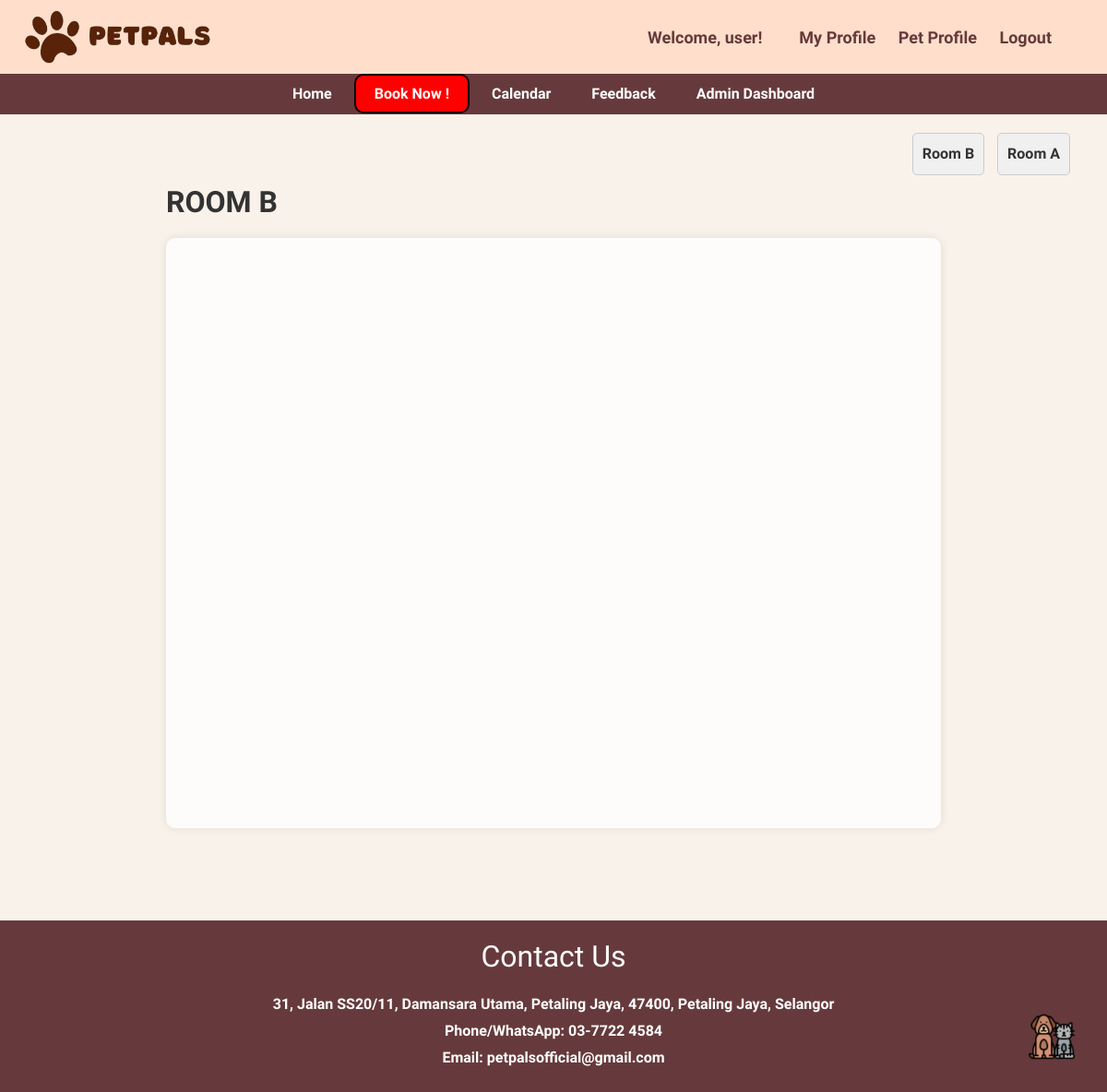
Before: /rooms/1/ (signed in) with the older database file.
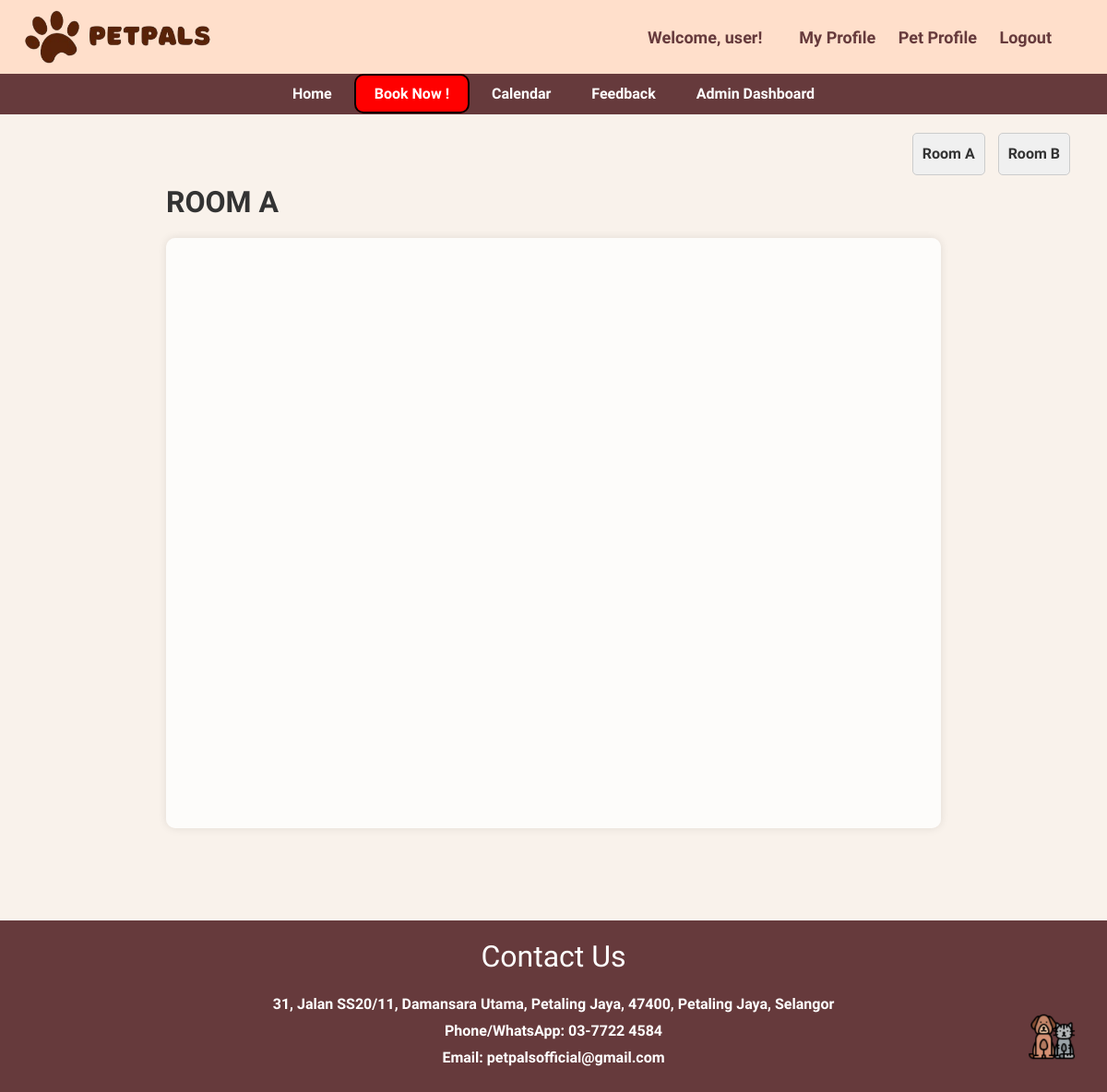
After: the same page with the newer database file.
### main/models.py (models this page shows, shortened)
class Room(models.Model):
    name = models.CharField(max_length=20)

### main/views.py (the view)
# urls.py: path('rooms/<int:room_id>/', views.room_detail, name='room_detail'),
def room_detail(request, room_id=None):
    room = get_object_or_404(Room, pk=room_id) if room_id else None
    rooms = Room.objects.all()
    context = {
        'room': room,
        'rooms': rooms,
    }
    return render(request, 'room_detail.html', context)

### main/templates/room_detail.html (shortened to what this page needs)
{% extends 'base.html' %}
{% block content %}
<ul class="room-list">
    {% for room in rooms %}
        <li>
            <a href="{% url 'room_detail' room.id %}">Room {{ room.name }}</a>
        </li>
    {% endfor %}
</ul>
<h1 class="room-name">Room {{ room.name }}</h1>
<div id="calendar-container">
    <div id="calendar"></div>
</div>
<link href='https://cdn.jsdelivr.net/npm/fullcalendar@5.11.0/main.min.css' rel='stylesheet' />
{% endblock %}

Changed rows visible on the page:
changed Room (number 1 of 2 on the later page): name "B" → "A"
changed Room (number 2 of 2 on the later page): name "A" → "B"
